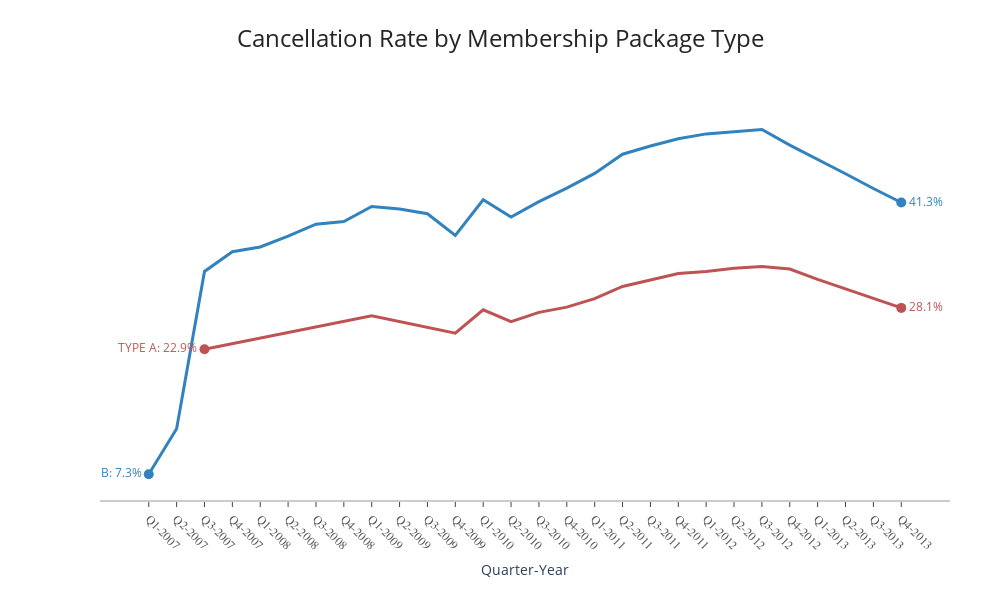

Here is the notebook cell this chart was saved with:
### Code cell
import plotly.graph_objects as go

# Get unique package types
package_types = cancel_by_package_type['MEMBERSHIP_PACKAGE'].unique()

# Create a color palette for the different package types
colors = ['rgb(49,130,189)', 'rgb(189,83,83)', 'rgb(49,189,83)', 'rgb(189,189,49)']

# Create figure
fig = go.Figure()

# Find the min and max values to help with scaling
min_values = []
max_values = []
for package in package_types:
    package_data = cancel_by_package_type[cancel_by_package_type['MEMBERSHIP_PACKAGE'] == package]
    min_values.append(package_data['rolling_cancellation_rate'].min() * 100)
    max_values.append(package_data['rolling_cancellation_rate'].max() * 100)
    
overall_min = min(min_values)
overall_max = max(max_values)

# Add traces for each package type
for i, package in enumerate(package_types):
    # Filter data for this package type
    package_data = cancel_by_package_type[cancel_by_package_type['MEMBERSHIP_PACKAGE'] == package]
    
    # Sort by year and quarter to ensure correct order
    package_data = package_data.sort_values(by=['year', 'quarter'])
    
    # Get the start and end values for annotations
    start_x = package_data['quarter_year'].iloc[0]
    end_x = package_data['quarter_year'].iloc[-1]
    
    # Apply the appropriate scaling for different package types
    if package == 'TYPE-A':
        y_values = package_data['rolling_cancellation_rate'] * 100 / 1.25
        start_y = y_values.iloc[0]
        end_y = y_values.iloc[-1]
    elif package == 'TYPE-B':
        # Adjust TYPE-B to ensure it's properly visible (adjust scaling factor as needed)
        y_values = package_data['rolling_cancellation_rate'] * 100 * 1.2  # Scale up by 20%
        start_y = y_values.iloc[0]
        end_y = y_values.iloc[-1]
    else:
        y_values = package_data['rolling_cancellation_rate'] * 100
        start_y = y_values.iloc[0]
        end_y = y_values.iloc[-1]
    
    # Add line trace
    fig.add_trace(go.Scatter(
        x=package_data['quarter_year'],
        y=y_values,  # Use adjusted values
        mode='lines',
        name=package,
        line=dict(color=colors[i % len(colors)], width=3),
        connectgaps=True,
        showlegend=False  # Hide from legend as we'll add text labels
    ))
    
    # Fix display name for labels
    display_name = package.replace('-', ' ')  # Fix TYPE-B display if needed
    
    # Add endpoints with text labels
    fig.add_trace(go.Scatter(
        x=[start_x, end_x],
        y=[start_y, end_y],
        mode='markers+text',
        marker=dict(color=colors[i % len(colors)], size=10),
        text=[f"{display_name}: {start_y:.1f}%", f"{end_y:.1f}%"],
        textposition=["middle left", "middle right"],
        textfont=dict(color=colors[i % len(colors)]),
        showlegend=False
    ))

# Update layout
fig.update_layout(
    title={
        'text': 'Cancellation Rate by Membership Package Type',
        'y': 0.95,
        'x': 0.5,
        'xanchor': 'center',
        'yanchor': 'top',
        'font': dict(size=24, color='rgb(37,37,37)')
    },
    xaxis=dict(
        title='Quarter-Year',
        showline=True,
        showgrid=False,
        showticklabels=True,
        linecolor='rgb(204, 204, 204)',
        linewidth=2,
        ticks='outside',
        tickangle=45,
        tickfont=dict(
            family='Arial',
            size=12,
            color='rgb(82, 82, 82)',
        ),
        type='category'
    ),
    yaxis=dict(
        showgrid=False,
        zeroline=False,
        showline=False,
        showticklabels=False,  # Hide tick labels
        title=None  # Remove title
    ),
    autosize=False,
    width=1000,
    height=600,
    margin=dict(
        autoexpand=False,
        l=100,
        r=50,
        t=110,
        b=100
    ),
    showlegend=False,  # Disable legend as we're using direct labeling
    plot_bgcolor='white'
)

# Show the plot
fig.show()

### Figure 1 — Plotly figure (JSON) as saved in the notebook; plotly's stock layout.template omitted (floating-point values rounded to 4 significant figures)
{"data": [{"connectgaps": true, "line": {"color": "rgb(49,130,189)", "width": 3}, "mode": "lines", "name": "TYPE-B", "showlegend": false, "type": "scatter", "x": ["Q1-2007", "Q2-2007", "Q3-2007", "Q4-2007", "Q1-2008", "Q2-2008", "Q3-2008", "Q4-2008", "Q1-2009", "Q2-2009", "Q3-2009", "Q4-2009", "Q1-2010", "Q2-2010", "Q3-2010", "Q4-2010", "Q1-2011", "Q2-2011", "Q3-2011", "Q4-2011", "Q1-2012", "Q2-2012", "Q3-2012", "Q4-2012", "Q1-2013", "Q2-2013", "Q3-2013", "Q4-2013"], "y": [7.273, 12.95, 32.64, 35.09, 35.69, 37.06, 38.54, 38.88, 40.76, 40.45, 39.85, 37.15, 41.6, 39.43, 41.36, 43.05, 44.9, 47.29, 48.32, 49.22, 49.84, 50.13, 50.38, 48.42, 46.68, 44.85, 43.0, 41.25]}, {"marker": {"color": "rgb(49,130,189)", "size": 10}, "mode": "markers+text", "showlegend": false, "text": ["TYPE B: 7.3%", "41.3%"], "textfont": {"color": "rgb(49,130,189)"}, "textposition": ["middle left", "middle right"], "type": "scatter", "x": ["Q1-2007", "Q4-2013"], "y": [7.273, 41.25]}, {"connectgaps": true, "line": {"color": "rgb(189,83,83)", "width": 3}, "mode": "lines", "name": "TYPE-A", "showlegend": false, "type": "scatter", "x": ["Q3-2007", "Q1-2009", "Q4-2009", "Q1-2010", "Q2-2010", "Q3-2010", "Q4-2010", "Q1-2011", "Q2-2011", "Q3-2011", "Q4-2011", "Q1-2012", "Q2-2012", "Q3-2012", "Q4-2012", "Q1-2013", "Q2-2013", "Q3-2013", "Q4-2013"], "y": [22.91, 27.09, 24.91, 27.83, 26.35, 27.52, 28.17, 29.23, 30.75, 31.6, 32.37, 32.63, 33.02, 33.26, 32.94, 31.65, 30.49, 29.29, 28.08]}, {"marker": {"color": "rgb(189,83,83)", "size": 10}, "mode": "markers+text", "showlegend": false, "text": ["TYPE A: 22.9%", "28.1%"], "textfont": {"color": "rgb(189,83,83)"}, "textposition": ["middle left", "middle right"], "type": "scatter", "x": ["Q3-2007", "Q4-2013"], "y": [22.91, 28.08]}], "layout": {"autosize": false, "height": 600, "margin": {"autoexpand": false, "b": 100, "l": 100, "r": 50, "t": 110}, "plot_bgcolor": "white", "showlegend": false, "title": {"font": {"color": "rgb(37,37,37)", "size": 24}, "text": "Cancellation Rate by Membership Package Type", "x": 0.5, "xanchor": "center", "y": 0.95, "yanchor": "top"}, "width": 1000, "xaxis": {"linecolor": "rgb(204, 204, 204)", "linewidth": 2, "showgrid": false, "showline": true, "showticklabels": true, "tickangle": 45, "tickfont": {"color": "rgb(82, 82, 82)", "family": "Arial", "size": 12}, "ticks": "outside", "title": {"text": "Quarter-Year"}, "type": "category"}, "yaxis": {"showgrid": false, "showline": false, "showticklabels": false, "title": {}, "zeroline": false}}}
